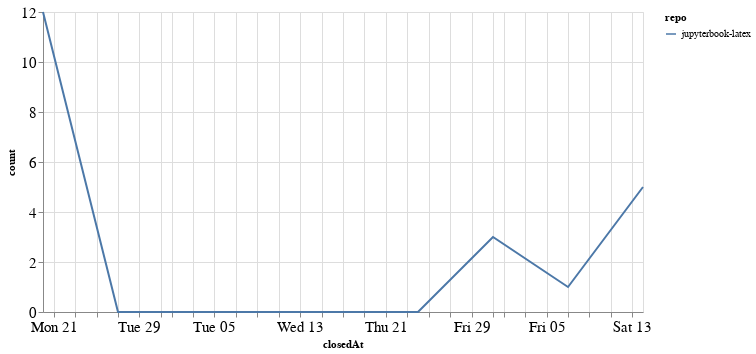

The code cell stored with this chart in its notebook:
### Code cell
closed_by_time = closed_by.groupby('repo').resample('W', on='closedAt').count()['author'].reset_index()
closed_by_time = closed_by_time.rename(columns={'author': 'count'})

alt.Chart(closed_by_time, width=600).mark_line().encode(
    x='closedAt',
    y='count',
    color='repo',
    tooltip="repo"
)

### Figure 1 — Vega-Lite specification as saved in the notebook (floating-point values rounded to 4 significant figures)
{"config": {"axisLeft": {"labelFontSize": 15}, "axisBottom": {"labelFontSize": 15}}, "data": {"name": "data-e4aef892b99d137b289bd8f120c752e5"}, "mark": "line", "encoding": {"color": {"type": "nominal", "field": "repo"}, "tooltip": {"type": "nominal", "field": "repo"}, "x": {"type": "temporal", "field": "closedAt"}, "y": {"type": "quantitative", "field": "count"}}, "width": 600, "$schema": "https://vega.github.io/schema/vega-lite/v4.8.1.json", "datasets": {"data-e4aef892b99d137b289bd8f120c752e5": [{"repo": "jupyterbook-latex", "closedAt": "2020-12-20T00:00:00", "count": 12}, {"repo": "jupyterbook-latex", "closedAt": "2020-12-27T00:00:00", "count": 0}, {"repo": "jupyterbook-latex", "closedAt": "2021-01-03T00:00:00", "count": 0}, {"repo": "jupyterbook-latex", "closedAt": "2021-01-10T00:00:00", "count": 0}, {"repo": "jupyterbook-latex", "closedAt": "2021-01-17T00:00:00", "count": 0}, {"repo": "jupyterbook-latex", "closedAt": "2021-01-24T00:00:00", "count": 0}, {"repo": "jupyterbook-latex", "closedAt": "2021-01-31T00:00:00", "count": 3}, {"repo": "jupyterbook-latex", "closedAt": "2021-02-07T00:00:00", "count": 1}, {"repo": "jupyterbook-latex", "closedAt": "2021-02-14T00:00:00", "count": 5}]}}
